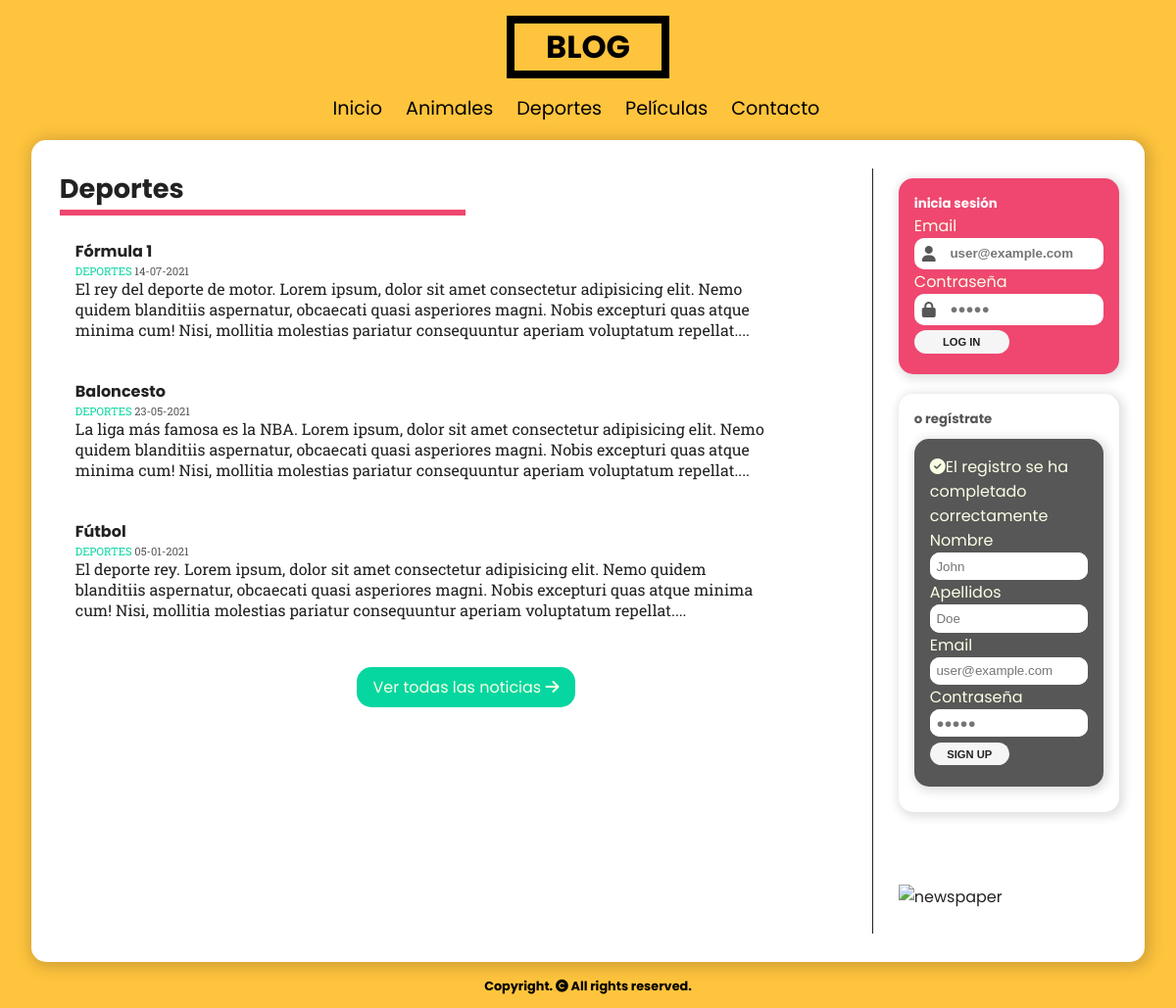
The page /category.php?id=2 (signed in) on the database its author committed.
### tables this page shows
CREATE TABLE categories (
    id int NOT NULL AUTO_INCREMENT PRIMARY KEY,
    name varchar(100) NOT NULL UNIQUE
);

CREATE TABLE entries(
    id int AUTO_INCREMENT NOT NULL PRIMARY KEY,
    user_id int NOT NULL,
    category_id int NOT NULL,
    title varchar(50) NOT NULL,
    description mediumtext,
    entry_date date NOT NULL,
    CONSTRAINT fk_entry_user FOREIGN KEY (user_id) REFERENCES users (id),
    CONSTRAINT fk_entry_category FOREIGN KEY (category_id) REFERENCES categories (id)
);

### includes/helpers.php (called while the page is built, shortened)
<?php
function getCategories($con)
{
    $sql = "SELECT * FROM categories;";
    $stmt = mysqli_query($con, $sql);
    $result = false;
    if ($stmt && mysqli_num_rows($stmt) > 1) {
        $result = $stmt;
    }
    return $result;
}
function getCategoryName($con, int $id)
{
    $sql = "SELECT name
            FROM categories
            WHERE id = $id;";
    $stmt = mysqli_query($con, $sql);
    $result = false;
    if (mysqli_num_rows($stmt) == 1) {
        $result = mysqli_fetch_assoc($stmt);
        $result = $result['name'];
    }
    return $result;
}
function getEntries($con, $limit = null, $category = null)
{
    $sql = "SELECT entries.*,
            UPPER(categories.name) AS category_name,
            DATE_FORMAT(entries.entry_date, '%d-%m-%Y') AS entry_date
            FROM entries
                INNER JOIN categories ON entries.category_id = categories.id ";
    if (isset($category)) {
        $sql .= "WHERE entries.category_id = $category ";
    }
    $sql .= "ORDER BY entries.entry_date DESC ";
    if (isset($limit)) {
        $sql .= "LIMIT $limit;";
    }
    $stmt = mysqli_query($con, $sql);
    $result = false;
    if ($stmt && mysqli_num_rows($stmt) >= 1) {
        $result = $stmt;
    }
    return $result;
}

### category.php (the view, shortened to what this page needs)
<?php
require_once('includes/header.php');
if (isset($_GET['id']) && sanitizeNum($con, $_GET['id'])) {
  $category_id = (int) $_GET['id'];
  $category_name = getCategoryName($con, $category_id);
} else {
  header('Location: index.php');
}
?>
<main>
  <section class="news">
    <h3><?= $category_name ?></h3>
    <hr class="main-hr" />
    <?php
    if (getEntries($con, null, $category_id)) : ?>
      <div class="last-entries" id="lastEntries">
        <?php
        if ($entries = getEntries($con, 4, $category_id)) :
          while ($entry = mysqli_fetch_assoc($entries)) :
        ?>
            <a href="entry.php?id=<?= $entry['id'] ?>">
              <article>
                <h4 class="news-title"><?= $entry['title'] ?></h4>
                <p class="news-category"><?= $entry['category_name'] ?> <span class="news-date"><?= $entry['entry_date'] ?></span></p>
                <p class="news-body">
                  <?= substr($entry['description'], 0, 350) . '...' ?>
                </p>
              </article>
            </a>
        <?php
          endwhile;
        endif;
        ?>
      </div>
      <div>
        <a href="#" class="btn" id="getAllEntries">Ver todas las noticias <i class="fas fa-arrow-right"></i></a>
      </div>
    <?php else : ?>
      <p>Nada que ver por aquí...</p>
    <?php endif; ?>
  </section>
  <?php
  require_once('includes/aside.php')
  ?>
</main>
<?php
require_once('includes/footer.php')
?>

### includes/header.php (shortened to what this page needs)
<?php
require_once('connect.php');
require_once('helpers.php');
?>
<!DOCTYPE html>
<html lang="es">
<head>
  <link rel="stylesheet" href="assets/css/style.css" />
</head>
<body>
  <header>
    <h1>BLOG</h1>
  </header>
  <nav>
    <ul class="ul-nav">
      <li class="li-nav"><a href="index.php">Inicio</a></li>
      <?php if ($categories = getCategories($con)) :
        while ($category = mysqli_fetch_assoc($categories)) : ?>
          <li class="li-nav"><a href="category.php?id=<?= $category['id']; ?>"><?= $category['name']; ?></a></li>
      <?php
        endwhile;
      endif;
      ?>
      <li class="li-nav"><a href="#">Contacto</a></li>
    </ul>
  </nav>

### assets/css/style.css (style rules this page uses)
:root { --f-poppins: "Poppins", sans-serif; --f-robotoslab: "Roboto Slab", serif; --c-pink: #ef476f; --c-yellow: #ffc43d; --c-greenaqua: #06d6a0; --c-darkgray: rgb(34, 34, 34); --c-gray: rgb(87, 87, 87); }
* { margin: 0; padding: 0; box-sizing: border-box; scroll-behavior: smooth; }
body { font-family: var(--f-poppins); background-color: var(--c-yellow); height: 100%; min-height: 100%; }
header { display: flex; justify-content: center; margin: 1em; }
header h1 { margin: 0 auto; display: inline; text-align: center; padding: 0 1em; border: 8px solid #000; }
nav .ul-nav { list-style: none; display: flex; flex-flow: row wrap; align-items: center; justify-content: center; }
nav .li-nav { margin-right: 1.5em; }
nav .li-nav a { color: #000; font-size: 1.2em; text-decoration: none; transition: all 0.5s; }
nav .li-nav a:after { content: ""; width: 0px; height: 2px; display: block; background: black; transition: 300ms; }
main { position: relative; background-color: #fff; color: var(--c-darkgray); display: grid; margin: 1em 2em; padding: 1.8em 0 1.8em 1.8em; border-radius: 15px; grid-template-columns: 75% 25%; box-shadow: 2px 2px 15px 3px #22222238; }
main h3 { font-size: 1.7em; }
section { border-right: 1px solid var(--c-darkgray); }
section .main-hr { background: var(--c-pink); border: none; width: 50%; height: 6px; }
section article { cursor: pointer; transition: all 0.5s; padding: 1em; margin-right: 5em; margin-top: 0.5em; }
section a { color: var(--c-darkgray); text-decoration: none; }
section article .news-category { font-size: 0.7em; color: var(--c-greenaqua); font-family: var(--f-robotoslab); }
section article .news-date { color: var(--c-gray); }
section article .news-body { font-family: var(--f-robotoslab); }
section .btn { font-size: 1em; cursor: pointer; font-family: var(--f-poppins); border: none; width: fit-content; display: block; margin: 2em auto; background-color: var(--c-greenaqua); color: #f8ffe5; padding: 0.5em 1em; text-decoration: none; border-radius: 15px; transition: all 0.5s; }

### rows shown on the page
categories: name "Animales"
categories: name "Deportes"
categories: name "Películas"
entries: title "Fórmula 1", category_name "DEPORTES", entry_date "14-07-2021", description "El rey del deporte de motor. Lorem ipsum, dolor sit amet consectetur adipisicing elit. Nemo quidem blanditiis aspernatur, obcaecati quasi asperiores magni. Nobis excepturi quas atque minima cum! Nisi, mollitia molestias pariatur consequuntur aperiam voluptatum repellat."
entries: title "Baloncesto", category_name "DEPORTES", entry_date "23-05-2021", description "La liga más famosa es la NBA. Lorem ipsum, dolor sit amet consectetur adipisicing elit. Nemo quidem blanditiis aspernatur, obcaecati quasi asperiores magni. Nobis excepturi quas atque minima cum! Nisi, mollitia molestias pariatur consequuntur aperiam voluptatum repellat."
entries: title "Fútbol", category_name "DEPORTES", entry_date "05-01-2021", description "El deporte rey. Lorem ipsum, dolor sit amet consectetur adipisicing elit. Nemo quidem blanditiis aspernatur, obcaecati quasi asperiores magni. Nobis excepturi quas atque minima cum! Nisi, mollitia molestias pariatur consequuntur aperiam voluptatum repellat."

### other values the page prints
$_SESSION['signup'] "El registro se ha completado correctamente"
